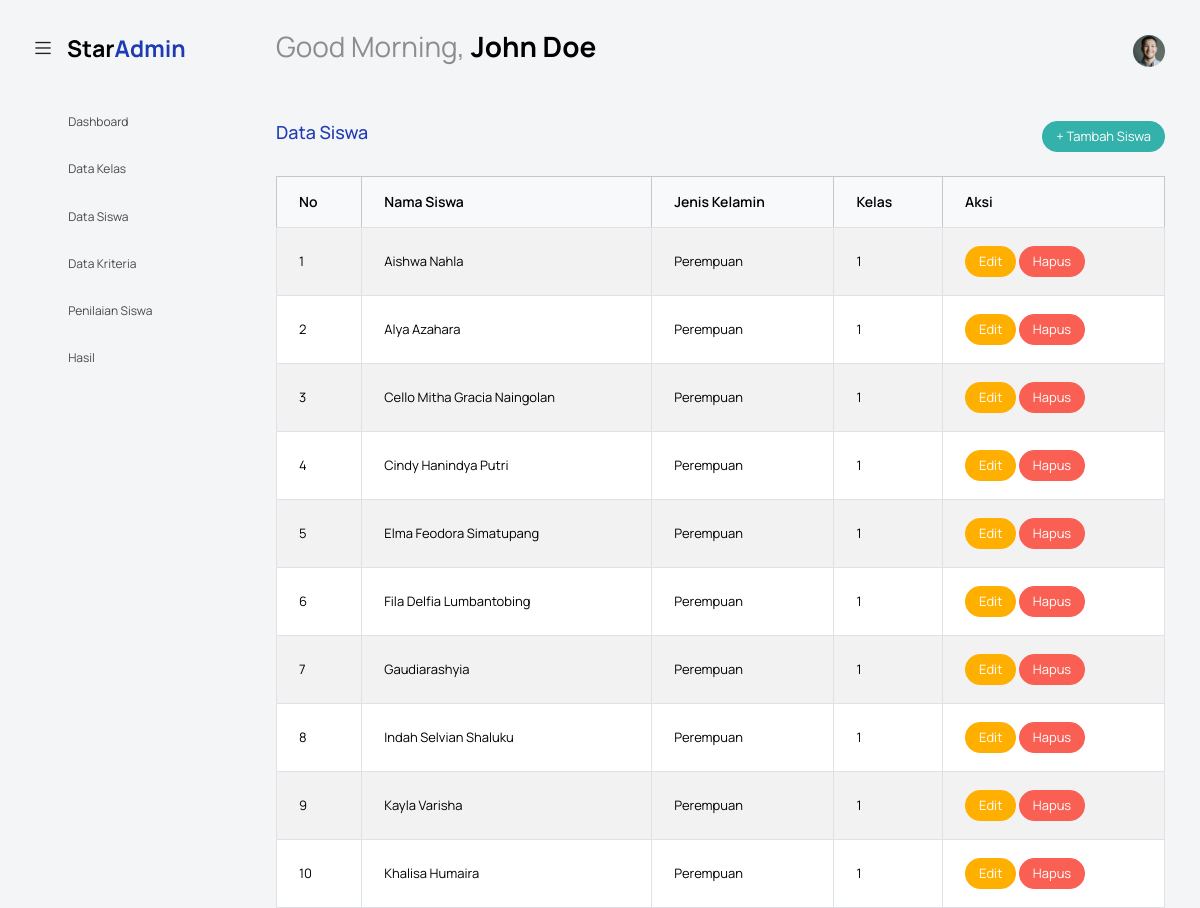
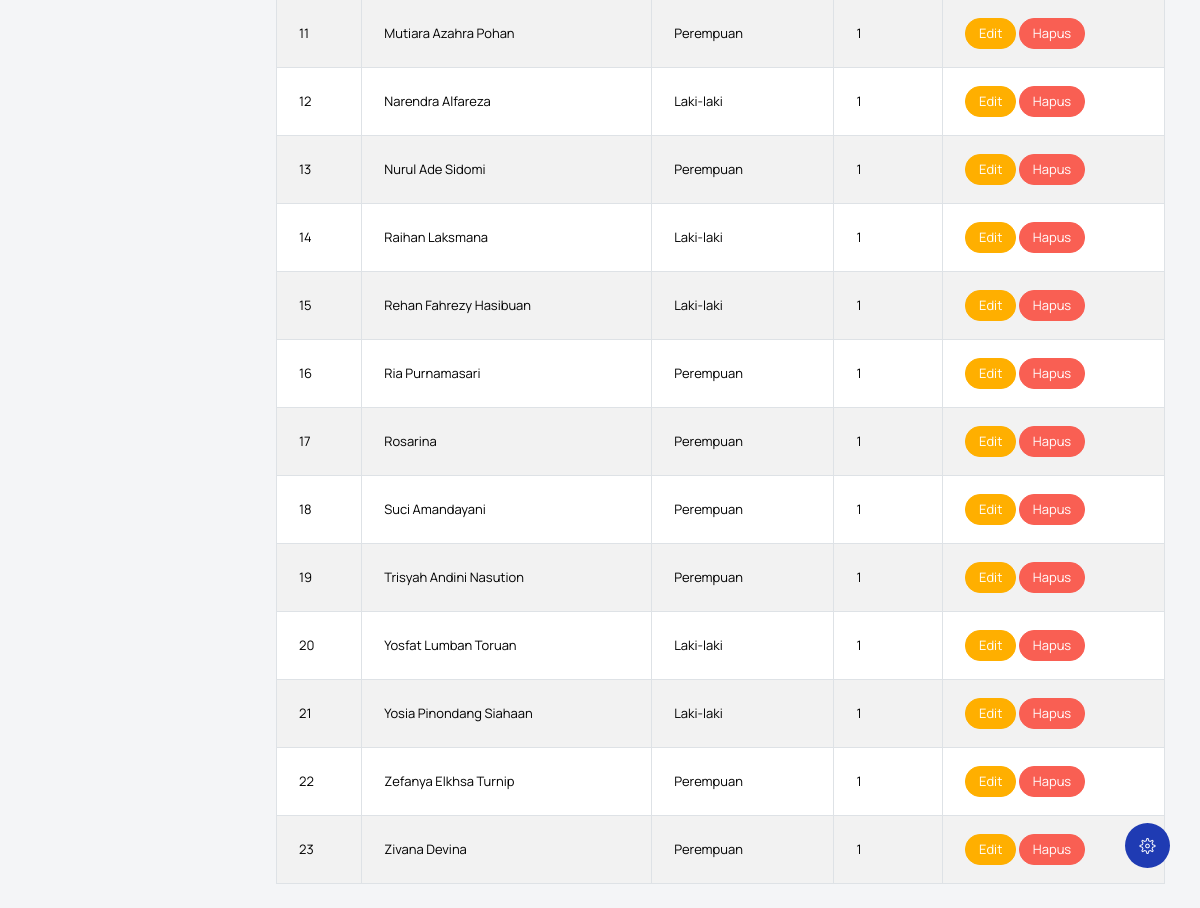
/index.php?controller=Siswa&action=index (signed in), run on the app's committed database (2 pictures, top to bottom).
### tables this page shows
CREATE TABLE `siswa` (
  `siswa_id` int NOT NULL,
  `nama_siswa` varchar(100) NOT NULL,
  `jenis_kelamin` enum('L','P') NOT NULL,
  `kelas_id` int NOT NULL,
  `created_at` timestamp NULL DEFAULT CURRENT_TIMESTAMP,
  `updated_at` timestamp NULL DEFAULT CURRENT_TIMESTAMP ON UPDATE CURRENT_TIMESTAMP
);

CREATE TABLE `kelas` (
  `kelas_id` int NOT NULL,
  `nama_kelas` varchar(20) NOT NULL,
  `created_at` timestamp NULL DEFAULT CURRENT_TIMESTAMP,
  `updated_at` timestamp NULL DEFAULT CURRENT_TIMESTAMP ON UPDATE CURRENT_TIMESTAMP
);

### koneksi.php (called while the page is built, shortened)
<?php
$host = 'localhost';
$user = 'root';
$pass = '';
$dbname = 'db_sd';
$koneksi = new mysqli($host, $user, $pass, $dbname);
return $koneksi;

### controllers/SiswaController.php (called while the page is built, shortened)
<?php
require_once MODEL_PATH . 'SiswaModel.php';
class SiswaController {
    private $model;
    public function __construct() {
        $this->model = new SiswaModel();
    }
    public function index() {
        $data['siswa'] = $this->model->getAll();
        require_once VIEW_PATH . 'siswa/index.php';
    }
}

### models/SiswaModel.php (called while the page is built, shortened)
<?php
class SiswaModel {
    private $db;
    public function __construct() {
        $this->db = require BASE_PATH . '/koneksi.php';
    }
    public function getAll() {
        $query = "
            SELECT s.*, k.nama_kelas
            FROM siswa s
            JOIN kelas k ON s.kelas_id = k.kelas_id
            ORDER BY s.nama_siswa ASC
        ";
        $result = $this->db->query($query);
        return $result->fetch_all(MYSQLI_ASSOC);
    }
}

### views/siswa/index.php (the view, shortened to what this page needs)
<?php include('template/header.php'); ?>
<body class="with-welcome-text">
  <div class="container-scroller">
    <?php include 'template/navbar.php'; ?>
    <div class="container-fluid page-body-wrapper">
      <?php include 'template/setting_panel.php'; ?>
      <?php include 'template/sidebar.php'; ?>
      <div class="main-panel">
        <div class="content-wrapper">
          <div class="row">
            <div class="col-sm-12">
              <div class="d-flex justify-content-between align-items-center mb-4">
                <h4 class="text-primary">Data Siswa</h4>
                <a href="index.php?controller=Siswa&action=tambah" class="btn btn-success btn-sm">+ Tambah Siswa</a>
              </div>
              <div class="table-responsive">
                <table class="table table-bordered table-striped">
                  <thead class="table-light">
                    <tr>
                      <th>No</th>
                      <th>Nama Siswa</th>
                      <th>Jenis Kelamin</th>
                      <th>Kelas</th>
                      <th>Aksi</th>
                    </tr>
                  </thead>
                  <tbody>
                    <?php $no = 1; foreach ($data['siswa'] as $s): ?>
                      <tr>
                        <td><?= $no++ ?></td>
                        <td><?= htmlspecialchars($s['nama_siswa']) ?></td>
                        <td><?= $s['jenis_kelamin'] == 'L' ? 'Laki-laki' : 'Perempuan' ?></td>
                        <td><?= htmlspecialchars($s['nama_kelas']) ?></td>
                        <td>
                          <a href="index.php?controller=Siswa&action=edit&id=<?= $s['siswa_id'] ?>" class="btn btn-warning btn-sm">Edit</a>
                          <a href="index.php?controller=Siswa&action=hapus&id=<?= $s['siswa_id'] ?>" class="btn btn-danger btn-sm" onclick="return confirm('Yakin ingin menghapus siswa ini?')">Hapus</a>
                        </td>
                      </tr>
                    <?php endforeach; ?>
                  </tbody>
                </table>
              </div>
            </div>
          </div>
        </div>
      </div>
    </div>
  </div>
</body>
</html>

### index.php (shortened to what this page needs)
<?php
require_once 'koneksi.php';
$controller = isset($_GET['controller']) ? $_GET['controller'] : 'Auth';
$action = isset($_GET['action']) ? $_GET['action'] : 'login';
$controller = preg_replace('/[^a-zA-Z0-9_]/', '', $controller);
$action = preg_replace('/[^a-zA-Z0-9_]/', '', $action);
$controllerFile = CONTROLLER_PATH . $controller . 'Controller.php';
if (file_exists($controllerFile)) {
    $controllerClass = ucfirst($controller) . 'Controller';
    if (class_exists($controllerClass)) {
        $controllerObj = new $controllerClass();
        if (method_exists($controllerObj, $action)) {
            $controllerObj->$action();
        } else {
            header('HTTP/1.1 404 Not Found');
            echo '404 - Action tidak ditemukan';
        }
    } else {
        header('HTTP/1.1 404 Not Found');
        echo '404 - Controller class tidak ditemukan';
    }
} else {
    header('HTTP/1.1 404 Not Found');
    echo '404 - Controller tidak ditemukan';
}

### template/header.php (shortened to what this page needs)
<!DOCTYPE html>
<html lang="en">
<head>
  <link rel="stylesheet" href="assets/vendors/feather/feather.css" />
  <link
    rel="stylesheet"
    href="assets/vendors/mdi/css/materialdesignicons.min.css" />
  <link
    rel="stylesheet"
    href="assets/vendors/ti-icons/css/themify-icons.css" />
  <link rel="stylesheet" href="assets/vendors/typicons/typicons.css" />
  <link
    rel="stylesheet"
    href="assets/vendors/simple-line-icons/css/simple-line-icons.css" />
  <link rel="stylesheet" href="assets/vendors/css/vendor.bundle.base.css" />
  <link
    rel="stylesheet"
    href="assets/vendors/datatables.net-bs4/dataTables.bootstrap4.css" />
  <link
    rel="stylesheet"
    type="text/css"
    href="assets/js/select.dataTables.min.css" />
  <link rel="stylesheet" href="assets/css/vertical-layout-light/style.css" />
</head>

### template/navbar.php (shortened to what this page needs)
<nav
        class="navbar default-layout col-lg-12 col-12 p-0 fixed-top d-flex align-items-top flex-row"
      >
        <div
          class="text-center navbar-brand-wrapper d-flex align-items-center justify-content-start"
        >
          <div class="me-3">
            <button
              class="navbar-toggler navbar-toggler align-self-center"
              type="button"
              data-bs-toggle="minimize"
            >
              <span class="icon-menu"></span>
            </button>
          </div>
          <div>
            <a class="navbar-brand brand-logo" href="../index.html">
              <img src="../assets/images/logo.svg" alt="logo" />
            </a>
          </div>
        </div>
        <div class="navbar-menu-wrapper d-flex align-items-top">
          <ul class="navbar-nav">
            <li class="nav-item font-weight-semibold d-none d-lg-block ms-0">
              <h1 class="welcome-text">
                Good Morning, <span class="text-black fw-bold">John Doe</span>
              </h1>
            </li>
          </ul>
          <ul class="navbar-nav ms-auto">
            <li class="nav-item dropdown d-none d-lg-block user-dropdown">
              <a
                class="nav-link"
                id="UserDropdown"
                href="#"
                data-bs-toggle="dropdown"
                aria-expanded="false"
              >
                <img
                  class="img-xs rounded-circle"
                  src="../assets/images/faces/face8.jpg"
                  alt="Profile image"
                />
              </a>
            </li>
          </ul>
        </div>
      </nav>

### template/setting_panel.php (shortened to what this page needs)
<div class="theme-setting-wrapper">
    <div id="settings-trigger"><i class="ti-settings"></i></div>
</div>

### template/sidebar.php
<nav class="sidebar sidebar-offcanvas" id="sidebar">
  <ul class="nav">
    <li class="nav-item">
      <a class="nav-link" href="index.php?controller=Dashboard&action=index">
        <i class="mdi mdi-grid-large menu-icon"></i>
        <span class="menu-title">Dashboard</span>
      </a>
    </li>
    <li class="nav-item">
      <a class="nav-link" href="index.php?controller=Kelas&action=index">
        <i class="mdi mdi-grid-large menu-icon"></i>
        <span class="menu-title">Data Kelas</span>
      </a>
    </li>
    <li class="nav-item">
      <a class="nav-link" href="index.php?controller=Siswa&action=index">
        <i class="mdi mdi-grid-large menu-icon"></i>
        <span class="menu-title">Data Siswa</span>
      </a>
    </li>
    <li class="nav-item">
      <a class="nav-link" href="index.php?controller=Kriteria&action=index">
        <i class="mdi mdi-grid-large menu-icon"></i>
        <span class="menu-title">Data Kriteria</span>
      </a>
    </li>
    <li class="nav-item">
      <a class="nav-link" href="index.php?controller=Penilaian&action=index">
        <i class="mdi mdi-grid-large menu-icon"></i>
        <span class="menu-title">Penilaian Siswa</span>
      </a>
    </li>
    <li class="nav-item">
      <a class="nav-link" href="index.php?controller=Hasil&action=index">
        <i class="mdi mdi-grid-large menu-icon"></i>
        <span class="menu-title">Hasil</span>
      </a>
    </li>
  </ul>
</nav>

### data on the page
siswa: nama_siswa "Aishwa Nahla", jenis_kelamin "Perempuan", kelas.nama_kelas "1"
siswa: nama_siswa "Alya Azahara", jenis_kelamin "Perempuan", kelas.nama_kelas "1"
siswa: nama_siswa "Cello Mitha Gracia Naingolan", jenis_kelamin "Perempuan", kelas.nama_kelas "1"
siswa: nama_siswa "Cindy Hanindya Putri", jenis_kelamin "Perempuan", kelas.nama_kelas "1"
siswa: nama_siswa "Elma Feodora Simatupang", jenis_kelamin "Perempuan", kelas.nama_kelas "1"
siswa: nama_siswa "Fila Delfia Lumbantobing", jenis_kelamin "Perempuan", kelas.nama_kelas "1"
siswa: nama_siswa "Gaudiarashyia", jenis_kelamin "Perempuan", kelas.nama_kelas "1"
siswa: nama_siswa "Indah Selvian Shaluku", jenis_kelamin "Perempuan", kelas.nama_kelas "1"
siswa: nama_siswa "Kayla Varisha", jenis_kelamin "Perempuan", kelas.nama_kelas "1"
siswa: nama_siswa "Khalisa Humaira", jenis_kelamin "Perempuan", kelas.nama_kelas "1"
siswa: nama_siswa "Mutiara Azahra Pohan", jenis_kelamin "Perempuan", kelas.nama_kelas "1"
siswa: nama_siswa "Narendra Alfareza", jenis_kelamin "Laki-laki", kelas.nama_kelas "1"
siswa: nama_siswa "Nurul Ade Sidomi", jenis_kelamin "Perempuan", kelas.nama_kelas "1"
siswa: nama_siswa "Raihan Laksmana", jenis_kelamin "Laki-laki", kelas.nama_kelas "1"
siswa: nama_siswa "Rehan Fahrezy Hasibuan", jenis_kelamin "Laki-laki", kelas.nama_kelas "1"
siswa: nama_siswa "Ria Purnamasari", jenis_kelamin "Perempuan", kelas.nama_kelas "1"
siswa: nama_siswa "Rosarina", jenis_kelamin "Perempuan", kelas.nama_kelas "1"
siswa: nama_siswa "Suci Amandayani", jenis_kelamin "Perempuan", kelas.nama_kelas "1"
siswa: nama_siswa "Trisyah Andini Nasution", jenis_kelamin "Perempuan", kelas.nama_kelas "1"
siswa: nama_siswa "Yosfat Lumban Toruan", jenis_kelamin "Laki-laki", kelas.nama_kelas "1"
siswa: nama_siswa "Yosia Pinondang Siahaan", jenis_kelamin "Laki-laki", kelas.nama_kelas "1"
siswa: nama_siswa "Zefanya Elkhsa Turnip", jenis_kelamin "Perempuan", kelas.nama_kelas "1"
siswa: nama_siswa "Zivana Devina", jenis_kelamin "Perempuan", kelas.nama_kelas "1"
